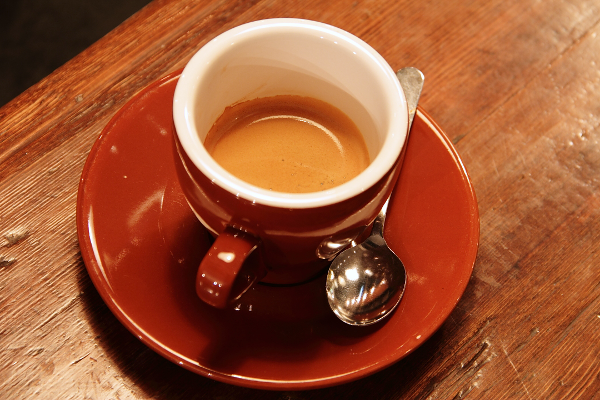
#> input picture skimage.data.coffee(), 600 x 400 px
$ jupyter execute --allow-errors 2-FiltresLineaires.ipynb
#> lines starting #> are read from the running program, lines starting #| are printed output that depends on the picture
# Filtrage linéaire

[cell 1]
# visionneuse externe interactive
#%matplotlib

#imports
import numpy as np # tableaux
import scipy.ndimage as scp # correlation et convolution
import matplotlib.pyplot as plt # visionneur et tracés

import skimage
from skimage import color # gestion de la couleur
from skimage import data # petite banque d'images
from skimage import io # lecture et sauvegarde d'images
from skimage import util # conversions entier <-> flottants etc.
from skimage import filters as flt # filtres

# chemin d'accès à mes images
my_path = "Images/Tmp/"

## Lissage simple (moyenne arithmétique)
(tester différentes largeurs de masque)

[cell 2]
# Chargement de l'image et conversion éventuelle (gris, flottant)
I = data.coffee()
#> I is the input picture: shape (400, 600, 3); mean R, G, B 158.6, 85.8, 51.5
I = color.rgb2gray(I)
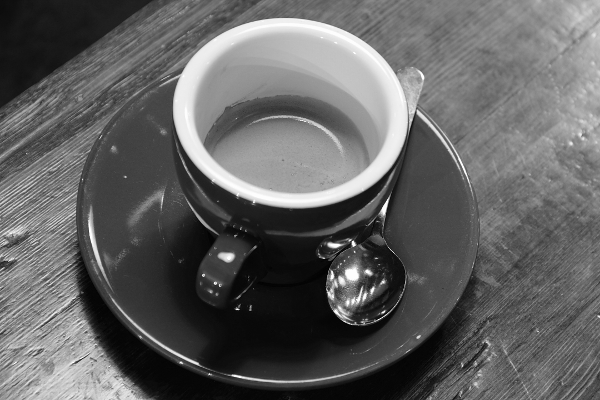
#> I: shape (400, 600) float64; min 0.000283, max 1, mean 0.387

# Création du masque
w = 5 #largeur du masque
mask = ( np.array([1.0]*w**2) / w**2 ).reshape(w,w) # ou skimage.morphology.square(w)/w**2
print(mask)

# Convolution
J1 = scp.correlate(I, mask, mode='nearest') # voir ci-dessous pour le mode
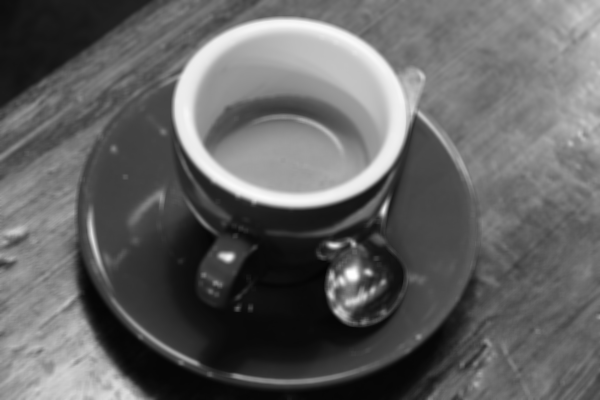
#> J1: shape (400, 600) float64; min 0.016, max 0.995, mean 0.387

# Affichage
plt.subplot(1,2,1)
plt.imshow(I, cmap='gray')

plt.subplot(1,2,2)
plt.imshow(J1, cmap='gray')

plt.show()
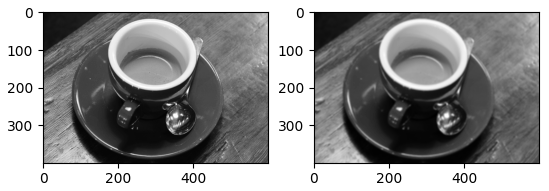
#> figure drawn by matplotlib, 2 panels

### Modes proposés dans skimage pour les bords


<table width=50% align=center>
<tr>
<td>mode      <td>   Ext   <td>         Image          <td>   Ext
<!-----------+---------+------------------------+--------->
<tr>
<td>'mirror'   <td> 4  3  2 <td> 1  2  3  4  5  6  7  8 <td> 7  6  5
<tr>
<td>'reflect'  <td> 3  2  1 <td> 1  2  3  4  5  6  7  8 <td> 8  7  6
<tr>
<td>'nearest'  <td> 1  1  1 <td> 1  2  3  4  5  6  7  8 <td> 8  8  8
<tr>
<td>'constant' <td> 0  0  0 <td> 1  2  3  4  5  6  7  8 <td> 0  0  0
<tr>
<td>'wrap'     <td> 6  7  8 <td> 1  2  3  4  5  6  7  8 <td> 1  2  3
</table>

## Lissage gaussien
(tester différents écarts-types)

[cell 3]
# Convolution
J2 = flt.gaussian(I, sigma=5) #  équivaut à J2 =  = flt.gaussian(I, sigma=1, mode='nearest')
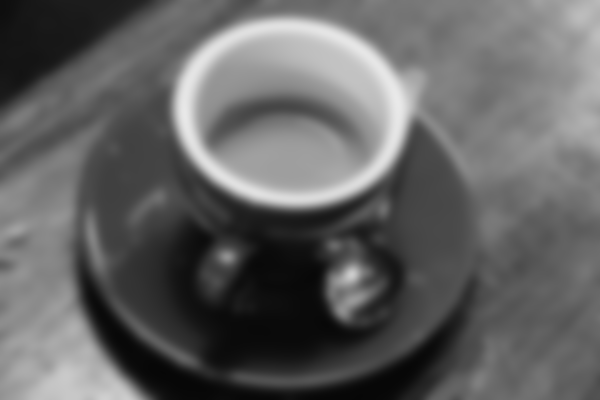
#> J2: shape (400, 600) float64; min 0.0271, max 0.916, mean 0.387


# Affichage
plt.subplot(1,2,1)
plt.imshow(I, cmap='gray')

plt.subplot(1,2,2)
plt.imshow(J2, cmap='gray')

plt.show()

## Filtre passe-haut

#> (a cell that did not finish here is left out)

## Rehaussement de contraste

[cell 5]
# Définir une fonction de rehaussement de contraste
def enhance(img, sigma=0.5, iter=1):
    K = img
    for i in range(iter):
        K = K + (K - flt.gaussian(img, sigma=sigma))
        # ne pas oublier de normaliser les valeurs

    return K

# Appliquer sur une image avec différents paramètres

## Détection d'arêtes horizontale ou verticales
Fonctions `prewitt_h`, `prewitt_v` et `sobel_h`, `sobel_v` du module `filters`

[cell 6]
# Tester sur une image en niveau de gris
I = io.imread(my_path+"house.png")
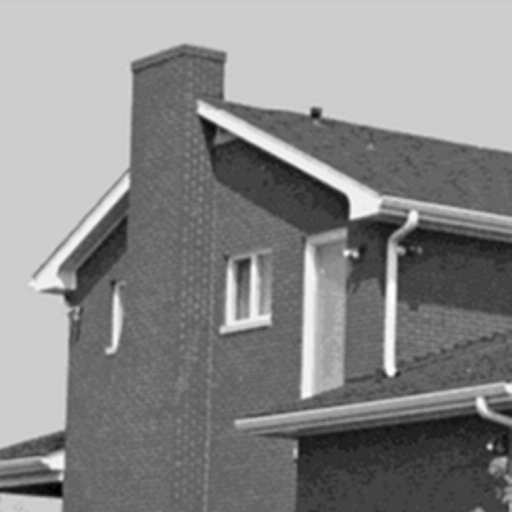
#> input picture Images/house.png, 512 x 512 px, found by its file name
#> I is the input picture: shape (512, 512); min 0, max 254, mean 136.5


# Affichage
plt.subplot(1,2,1)
plt.imshow(I, cmap='gray')

plt.subplot(1,2,2)
#plt.imshow(J2, cmap='gray')

plt.show()
